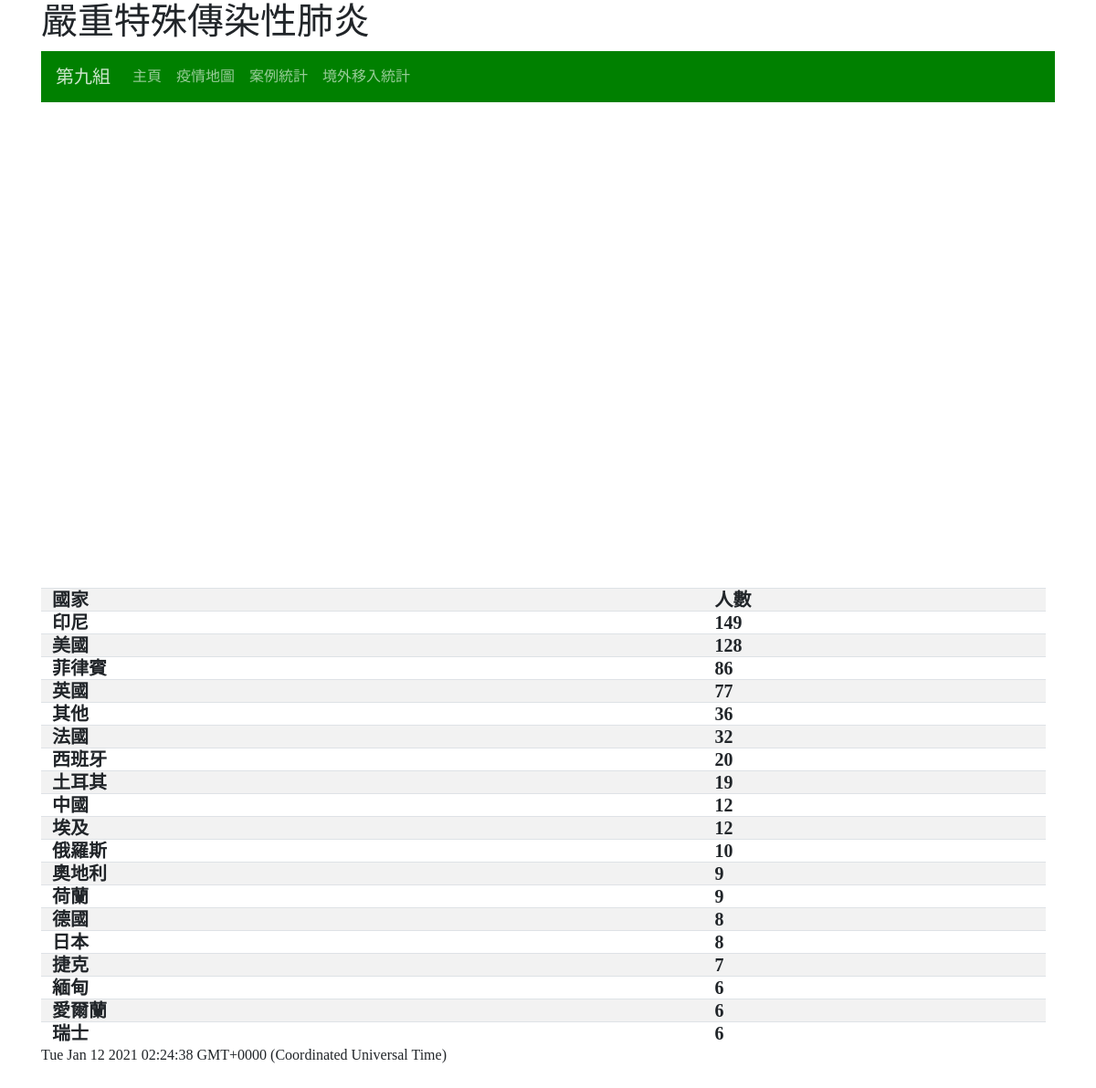
The page /chart2 on the database its author committed.
### onesite/models.py (models this page shows, shortened)
class foreign(models.Model):
    country = models.CharField(max_length=10)
    count = models.PositiveIntegerField()

### onesite/views.py (the view)
# urls.py: path('chart2',mychart)
def mychart(request):
	country = foreign.objects.all()
	data = foreign.objects.all().order_by('count')
	return render(request, 'chart2.html' , locals())

### templates/chart2.html (shortened to what this page needs)
{% extends 'base.html' %}
{% block content %}
<figure class="highcharts-figure">
    <div id="container"></div>
</figure>
<div id="body1">
	<table class="table table-striped">
      <tr><th>國家</th><th>人數</th></tr>
      {%for post in country %}
      <tr>
        <td>{{post.country}}</td>
        <td>{{post.count}}</td>
      </tr>
      {% endfor %}
    </table>
</div>
    <body onload="ShowTime()">
    <div id="showbox"></div>
{% endblock %}

### templates/base.html (shortened to what this page needs)
<!DOCTYPE html>
<html lang="en">
<head>
    <link rel="stylesheet" href="https://cdn.jsdelivr.net/npm/bootstrap@4.5.3/dist/css/bootstrap.min.css">
</head>
<body>
     <div class="container">
        <h1>嚴重特殊傳染性肺炎</h1>
        {% include 'header.html' %}
        {% block content %}
        {% endblock %}
     </div>
</body>
</html>

### templates/header.html (shortened to what this page needs)
<nav class="navbar navbar-expand-sm navbar-custom">
  <div class="navbar-brand" href="#">第九組</div>
  <div class="collapse navbar-collapse" id="navbarText">
    <ul class="navbar-nav mr-auto">
      <li class="nav-item">
        <a class="nav-link" href="#">主頁</a>
      </li>
      <li class="nav-item">
        <a class="nav-link" href="#">疫情地圖</a>
      </li>
      <li class="nav-item">
        <a class="nav-link" href="#">案例統計</a>
      </li>
      <li class="nav-item">
        <a class="nav-link" href="/chart2">境外移入統計</a>
      </li>
    </ul>
  </div>
</nav>

### templates/chart2.html (style rules this page uses)
#body1 { width: 1100px; height: 500px; line-height: 0px; font-size: 20px; color: #000000; font-weight: bold; background-color: white; float: left; overflow:auto; }
#container { height: 500px; }
.highcharts-figure, .highcharts-data-table table { min-width: 310px; max-width: 1600px; margin: 1em auto; }

### rows shown on the page
foreign: country "印尼", count "149"
foreign: country "美國", count "128"
foreign: country "菲律賓", count "86"
foreign: country "英國", count "77"
foreign: country "其他", count "36"
foreign: country "法國", count "32"
foreign: country "西班牙", count "20"
foreign: country "土耳其", count "19"
foreign: country "中國", count "12"
foreign: country "埃及", count "12"
foreign: country "俄羅斯", count "10"
foreign: country "奧地利", count "9"
foreign: country "荷蘭", count "9"
foreign: country "德國", count "8"
foreign: country "日本", count "8"
foreign: country "捷克", count "7"
foreign: country "緬甸", count "6"
foreign: country "愛爾蘭", count "6"
foreign: country "瑞士", count "6"
